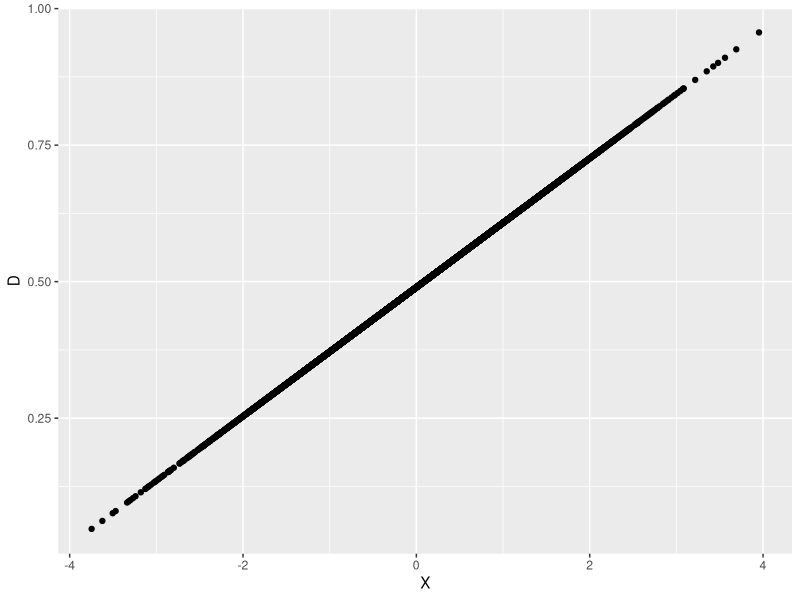
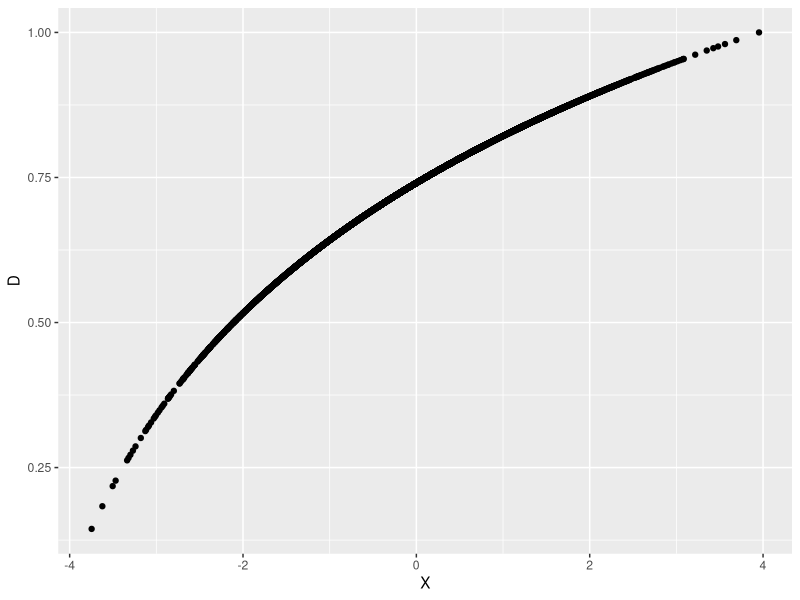
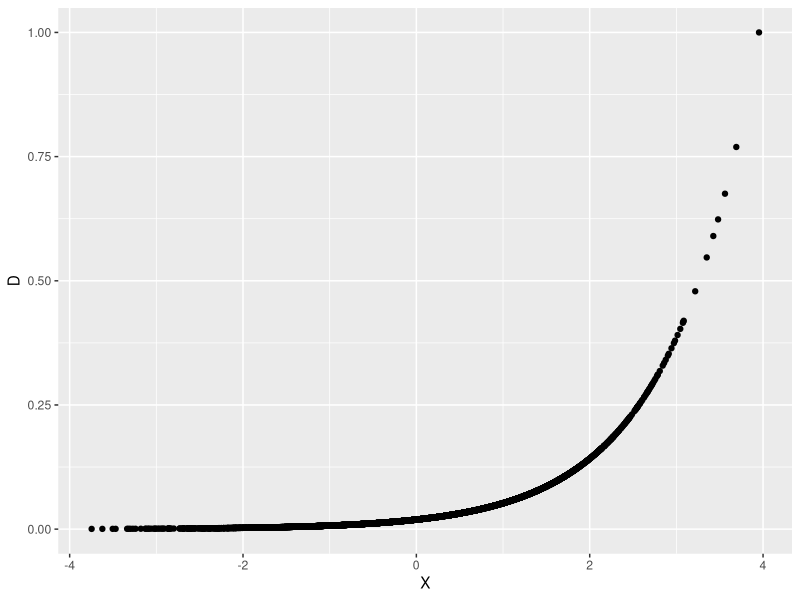
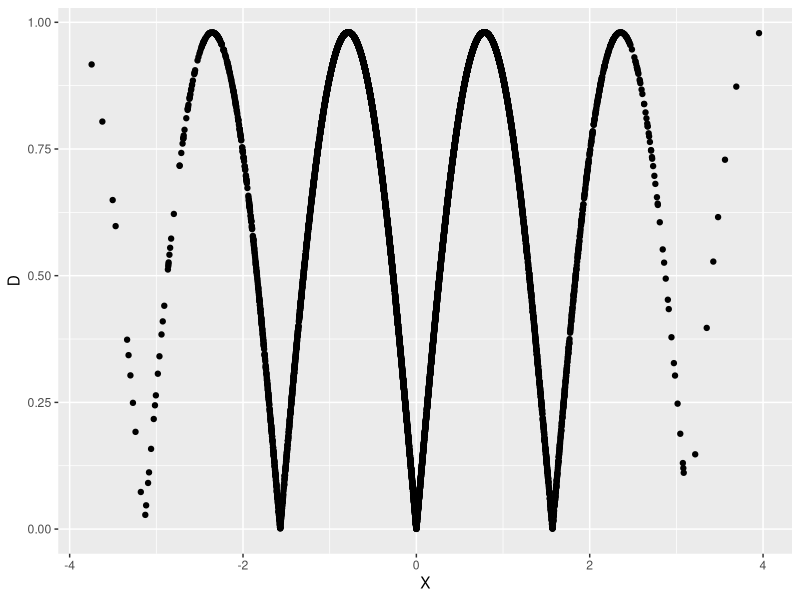
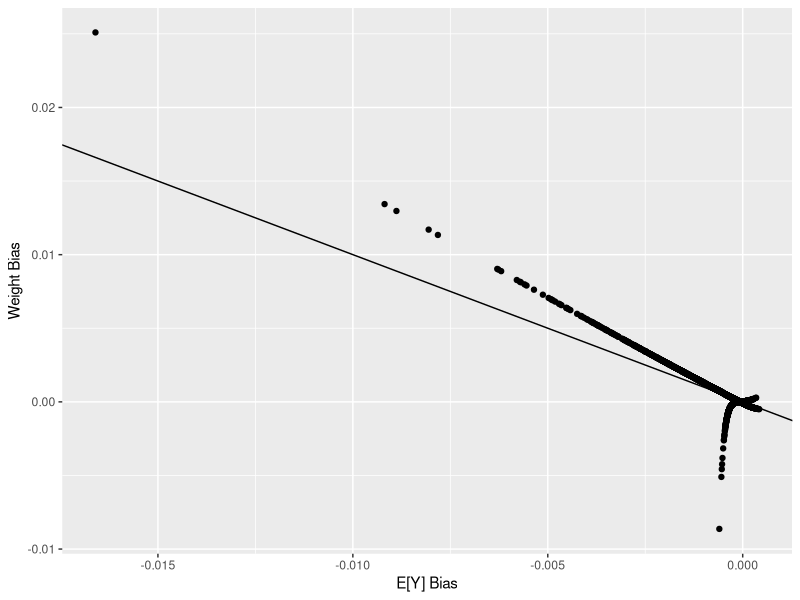
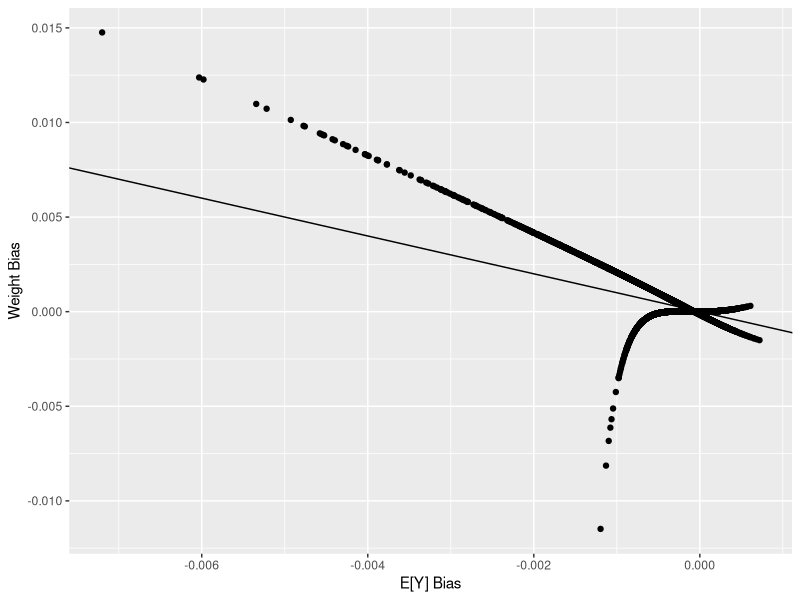
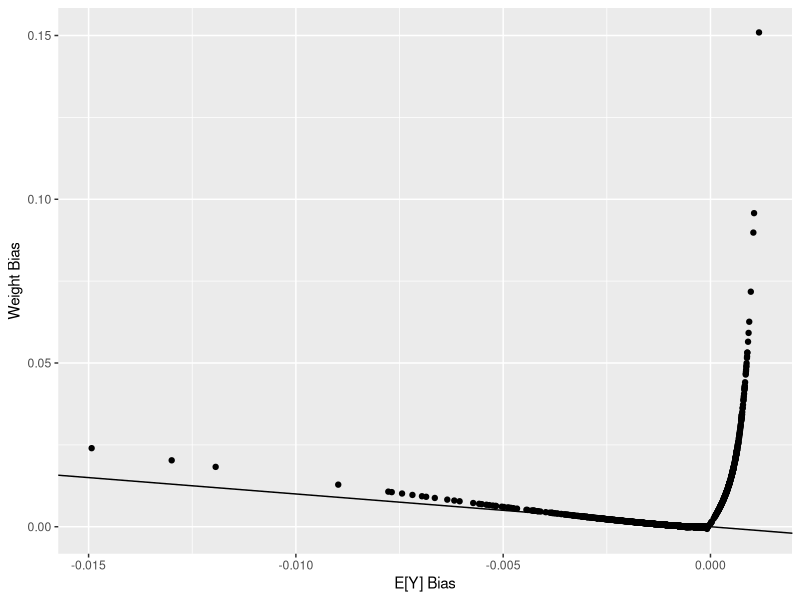
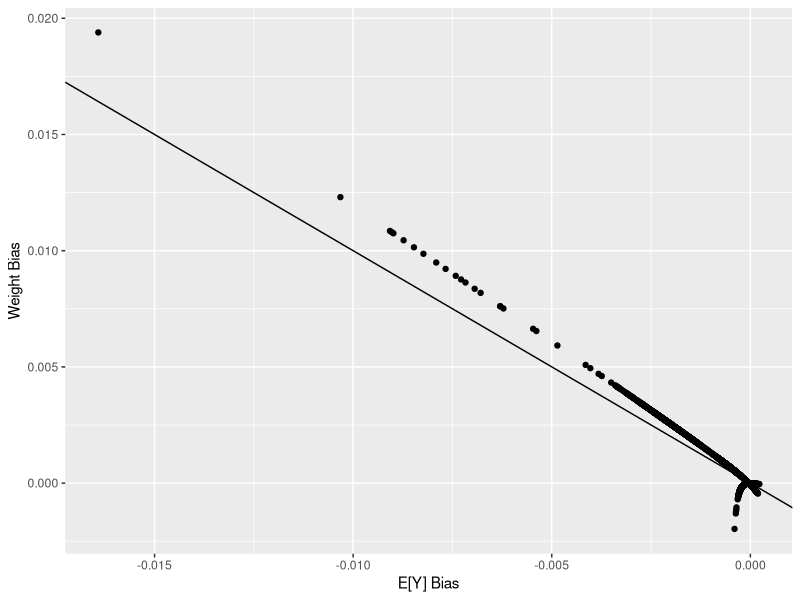

R code for these plots, in order:
## ---- chunk 1
library(tidyverse)
library(RColorBrewer)
knitr::opts_chunk$set(echo = TRUE)
## ---- chunk 2
set.seed(92021)
N <- 10000
X_i <- rnorm(N) # One continuous covariate drawn from ~N(0,1)
# Find min and max of X
minX <- min(X_i)
maxX <- max(X_i)

# Draw untreated POs from ~N(0,10), treated POs from ~N(Y(0)+10,1)
Y_i0 <- rnorm(N,0,10)
Y_i1 <- Y_i0+10
  #sapply(Y_i0,function(x) rnorm(1,10+x))

print(paste("ATE:",mean(Y_i1-Y_i0)))

# F'n to plot the prob of treatment by X
plotD <- function(Dfn){ # Dfn is a function which assigns treatment prob to X
  D <- sapply(X_i,Dfn) # Find treatment Probs
  df <-  data.frame("X"=X_i,
                     "Y0"=Y_i0,
                     "Y1"=Y_i1,
                     "D"=as.numeric(D),
                     "Y"=Y_i1*D+(1-D)*Y_i0) # Make a DF
  out <- ggplot(data=df)+
    geom_point(aes(x=X,y=D))
  return(out)
}


# F'n to compute ATE given a treatment vector
getATE <- function(D){
  df <- data.frame("X"=X_i,
                     "Y0"=Y_i0,
                     "Y1"=Y_i1,
                     "D"=D,
                     "Y"=Y_i1*D+(1-D)*Y_i0)
  ATE_lin <- lm(Y~D+X,df) # Reg Y on X and D
  return(summary(ATE_lin))
}

# First, lets try a nice linear form for E[D|X]
Dfn_lin <- function(x){
  return((x-(minX-.4))/(1.1*(maxX-minX)))
}
D_lin <- sapply(X_i, function(x) rbernoulli(1,Dfn_lin(x)))
plotD(Dfn_lin)
getATE(D_lin)

# Now let's try something a bit less linear, like log
Dfn_log <- function(x){
  return(log(x-(minX*1.1)+1)/log(maxX-(minX*1.1)+1))
}
D_log <- sapply(X_i, function(x) rbernoulli(1,Dfn_log(x)))
plotD(Dfn_log)
getATE(D_log)

# Even more non-linear, like an exponential
Dfn_exp <- function(x){
  return(exp(x)/exp(maxX))
}
D_exp <- sapply(X_i, function(x) rbernoulli(1,Dfn_exp(x)))
plotD(Dfn_exp)
getATE(D_exp)

# Now super non-linear: abs(sine)
Dfn_sin <- function(x){
  return(abs(.98*sin(x*2)))
}
D_sin <- sapply(X_i, function(x) rbernoulli(1,Dfn_sin(x)))
plotD(Dfn_sin)
getATE(D_sin)
## ---- chunk 3
set.seed(92021)
N <- 10000
X_i <- rnorm(N) # One continuous covariate drawn from ~N(0,1)
# Find min and max of X
minX <- min(X_i)
maxX <- max(X_i)

# Draw untreated PO errors from ~N(0,1)
#e_i0 <- rnorm(N)
#e_i1 <- rnorm(N)

# E[Y(1)|X] is exponential in X, E[Y(0)|X] is negative of that
Y_i0 <- -1*exp(X_i)#+e_i0
Y_i1 <- exp(X_i)#+e_i1

print(paste("ATE:",mean(Y_i1-Y_i0)))

# First, lets try a nice linear form for E[D|X]
D_lin <- sapply(X_i, function(x) rbernoulli(1,Dfn_lin(x)))
getATE(D_lin)

# Now let's try something a bit less linear, like log
D_log <- sapply(X_i, function(x) rbernoulli(1,Dfn_log(x)))
getATE(D_log)

# Even more non-linear, like an exponential
D_exp <- sapply(X_i, function(x) rbernoulli(1,Dfn_exp(x)))
getATE(D_exp)

# Now super non-linear: abs(sine)
D_sin <- sapply(X_i, function(x) rbernoulli(1,Dfn_sin(x)))
getATE(D_sin)
## ---- chunk 4
# Function to plot E[Y|D] and OLS approx
plot_EY <- function(D,Dfn){
  ED <- sapply(X_i, Dfn)
  df <-  data.frame("X"=X_i,
                     "Y0"=Y_i0,
                     "Y1"=Y_i1,
                     "D"=D,
                    "ED"=ED,
                     "Y"=Y_i1*D+(1-D)*Y_i0)
  
  # Run the linear reg Y on X
  regY <- lm(Y~X,df)
  df$Yfwl <- regY$residuals
  df$Y_hat <- predict(regY)
  
  
  # Run linear reg D on X
  regD <- lm(D~X,df)
  df$Dfwl <- regD$residuals
  df$bias <- 2*(df$Yfwl-abs(df$Y))/nrow(df)
  df$w <- df$Yfwl*(df$Dfwl*nrow(df)-2*sum(df$Dfwl^2))/(nrow(df)*sum(df$Dfwl^2))
  
  
  pal <- brewer.pal(3,"Set2")
  out <- ggplot(data=df)+
    geom_point(aes(x=bias,y=w))+
    geom_abline(aes(intercept=0,slope=-1))+
    labs(x="E[Y] Bias",y="Weight Bias")
  return(out)
}

plot_EY(D_lin,Dfn_lin)
plot_EY(D_log,Dfn_log)
plot_EY(D_exp,Dfn_exp)
plot_EY(D_sin,Dfn_sin)
